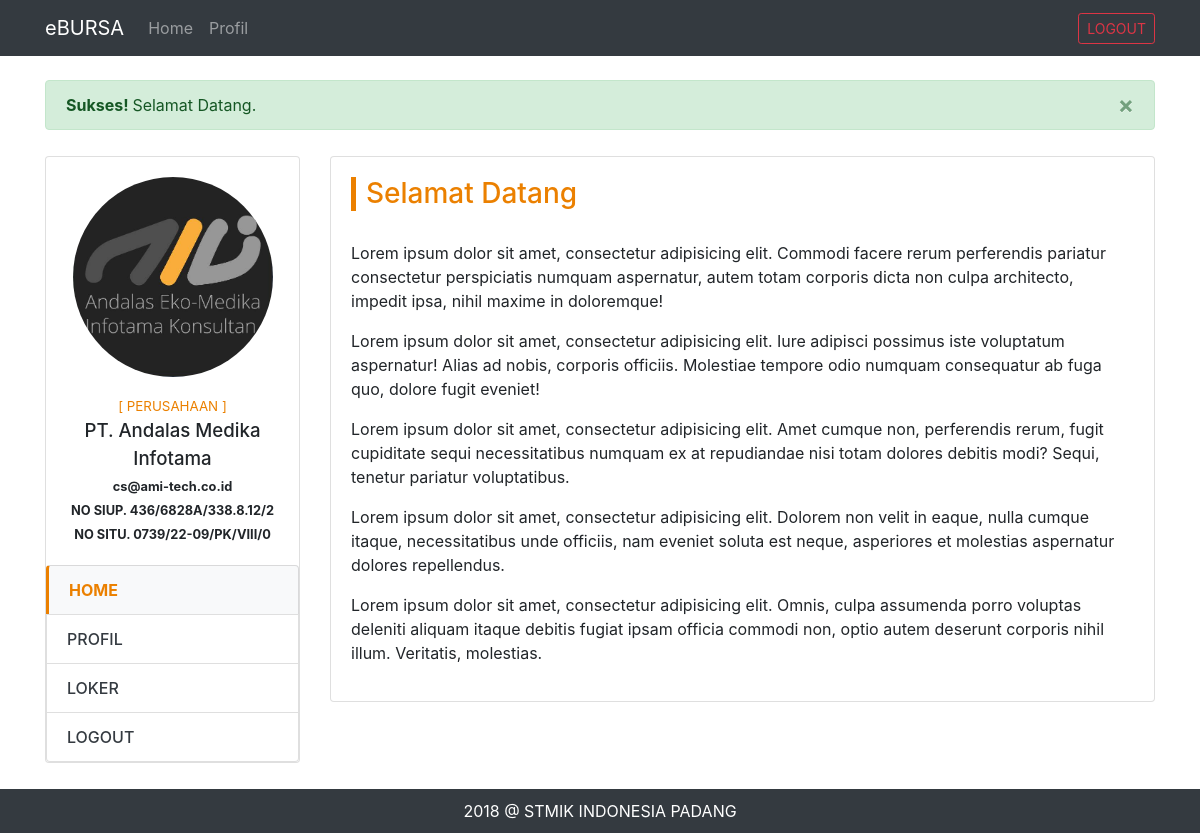
Screenshot of /perusahaan-dashboard.php?page=home (signed in) with the database file from the repository.
### tables this page shows
CREATE TABLE `profil_perusahaan` (
  `id` int(11) NOT NULL AUTO_INCREMENT,
  `user_akun_id` int(11) NOT NULL,
  `nama_perusahaan` varchar(50) NOT NULL,
  `no_siup` varchar(20) NOT NULL,
  `no_situ` varchar(20) NOT NULL,
  `bidang_usaha` varchar(50) NOT NULL,
  `alamat` text,
  `telepon` varchar(20) DEFAULT NULL,
  `deskripsi_perusahaan` text,
  `website` varchar(50) DEFAULT NULL,
  `email` varchar(50) NOT NULL,
  `logo_perusahaan` varchar(100) DEFAULT 'default.png',
  `slogan` varchar(50) DEFAULT NULL,
  `dibuat_pada` date NOT NULL,
  PRIMARY KEY (`id`),
  KEY `user_akun_id` (`user_akun_id`)
);

### cores/misc/function.php (called while the page is built, shortened)
<?php
	function getPerusahaanProfil($id) {
		$conn = koneksi();
		$sql = "SELECT * FROM profil_perusahaan WHERE user_akun_id = '$id'";
		$proc = mysqli_query($conn, $sql);
		$data = mysqli_fetch_assoc($proc);
		return $data;
	}
	function koneksi() {
		$conn = mysqli_connect('localhost', 'root', '', 'dbbursa');
		return $conn;
	}
?>

### views/perusahaan/partials/side-menu.php (the view)
<div class="card">
	<div class="card-body">
		<div class="text-center">
			<img src="assets/img/profil/perusahaan/<?php echo $dataProfil["logo_perusahaan"] ?>" class="rounded-circle text-center" height="200xp">
			<div class="side-detail">
				<div class="side-akses">[ <?php echo strtoupper($_SESSION['hak_akses']) ?> ]</div>
				<div class="side-nama"><?php echo $dataProfil["nama_perusahaan"] ?></div>
				<div class="side-email"><small><strong><?php echo $dataProfil["email"] ?></strong></small></div>
				<div class="side-nip"><small><strong><?php echo 'NO SIUP. '.$dataProfil["no_siup"] ?></strong></small></div>
				<div class="side-nip"><small><strong><?php echo 'NO SITU. '.$dataProfil["no_situ"] ?></strong></small></div>
			</div>
		</div>
	</div>
	<ul class="list-group">
		<a href="?page=home" class="list-group-item <?php echo $page=='home'?'active':'' ?>">HOME</a>
		<a href="?page=profil" class="list-group-item <?php echo $page=='profil'?'active':'' ?>">PROFIL</a>
		<a href="?page=loker" class="list-group-item <?php echo $page=='loker'?'active':'' ?>">LOKER</a>
		<a href="logout.php" class="list-group-item">LOGOUT</a>
	</ul>
</div>

### assets/css/app.css (style rules this page uses)
.side-detail { margin-top: 20px; }
.side-akses { font-size: 10pt; color: #eb8000; }
.side-nama { font-size: 14pt; font-weight: 500; }
.list-group-item { font-weight: 500; color: #343a40; }
.list-group-item.active { z-index: 0; color: #eb8000; font-weight: bold; background-color: #f8f9fa; border: 1px solid rgba(0,0,0,.125); border-left: 3px solid #eb8000; }
.active { z-index: 0; }

### rows the page displays
profil_perusahaan: logo_perusahaan (picture), nama_perusahaan "PT. Andalas Medika Infotama", email "cs@ami-tech.co.id", no_siup "436/6828A/338.8.12/2", no_situ "0739/22-09/PK/VIII/0"

### other values shown
$_SESSION["sukses"] "Selamat Datang."
$_SESSION['hak_akses'] "PERUSAHAAN"
